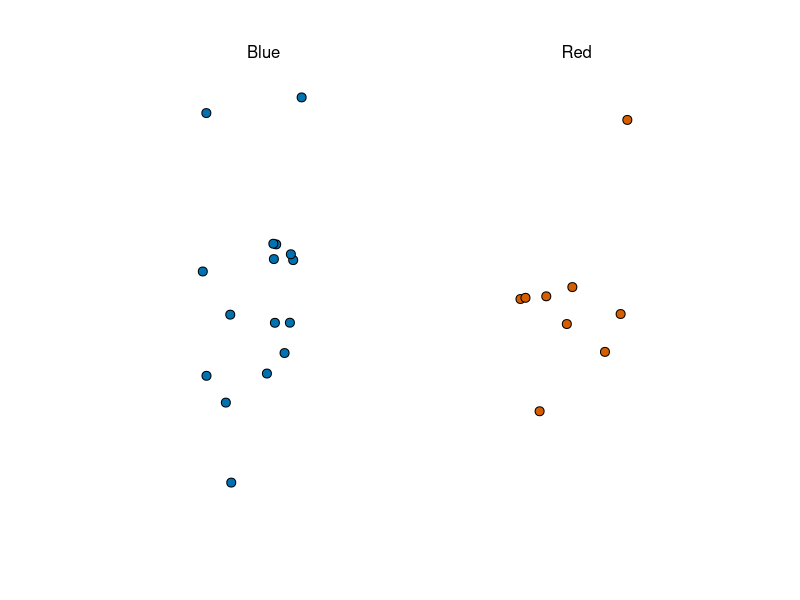
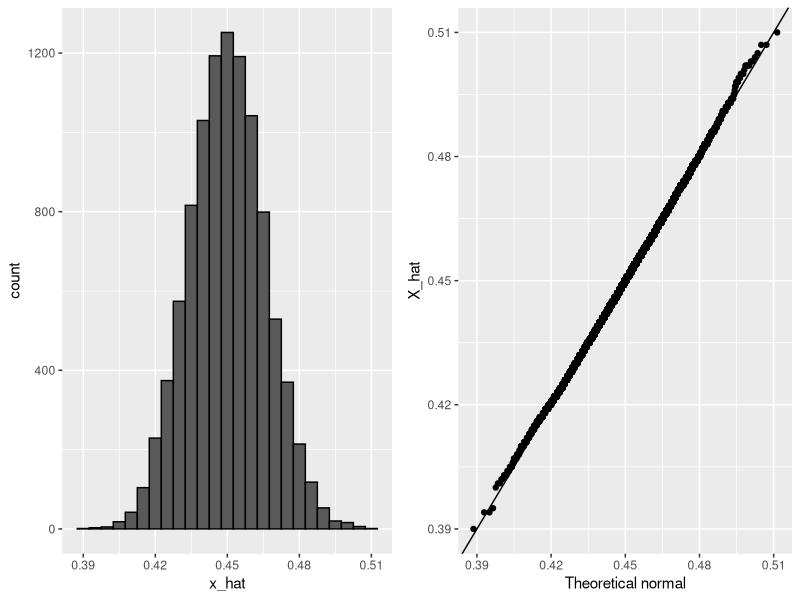
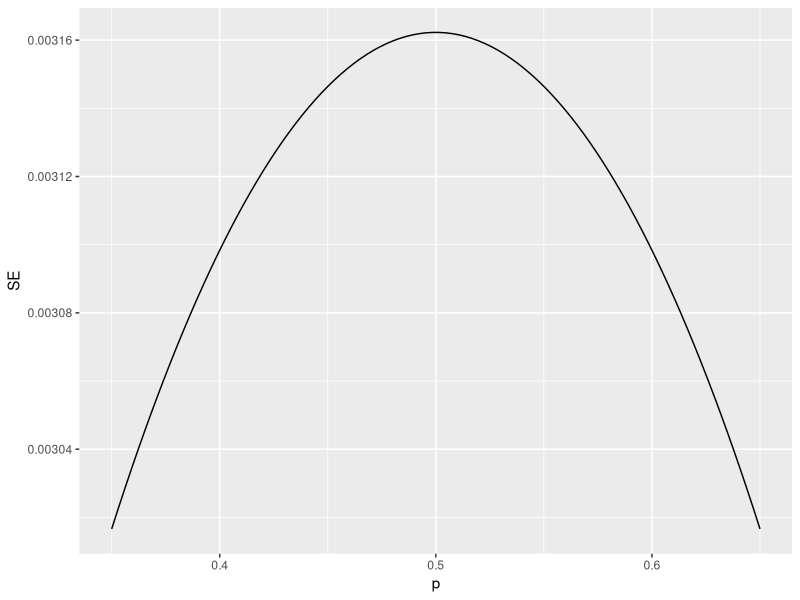

These charts were generated, in order, by the following R code:
library(tidyverse)
library(dslabs)
take_poll(25)    # draw 25 beads

X_hat <- 0.48
se <- sqrt(X_hat*(1-X_hat)/25)
pnorm(0.01/se) - pnorm(-0.01/se)

p <- 0.45    # unknown p to estimate
N <- 1000

# simulate one poll of size N and determine x_hat
x <- sample(c(0,1), size = N, replace = TRUE, prob = c(1-p, p))
x_hat <- mean(x)

# simulate B polls of size N and determine average x_hat
B <- 10000    # number of replicates
N <- 1000    # sample size per replicate
x_hat <- replicate(B, {
  x <- sample(c(0,1), size = N, replace = TRUE, prob = c(1-p, p))
  mean(x)
})

library(tidyverse)
library(gridExtra)
p1 <- data.frame(x_hat = x_hat) %>%
  ggplot(aes(x_hat)) +
  geom_histogram(binwidth = 0.005, color = "black")
p2 <- data.frame(x_hat = x_hat) %>%
  ggplot(aes(sample = x_hat)) +
  stat_qq(dparams = list(mean = mean(x_hat), sd = sd(x_hat))) +
  geom_abline() +
  ylab("X_hat") +
  xlab("Theoretical normal")
grid.arrange(p1, p2, nrow=1)

library(tidyverse)
N <- 100000
p <- seq(0.35, 0.65, length = 100)
SE <- sapply(p, function(x) 2*sqrt(x*(1-x)/N))
data.frame(p = p, SE = SE) %>%
  ggplot(aes(p, SE)) +
  geom_line()
